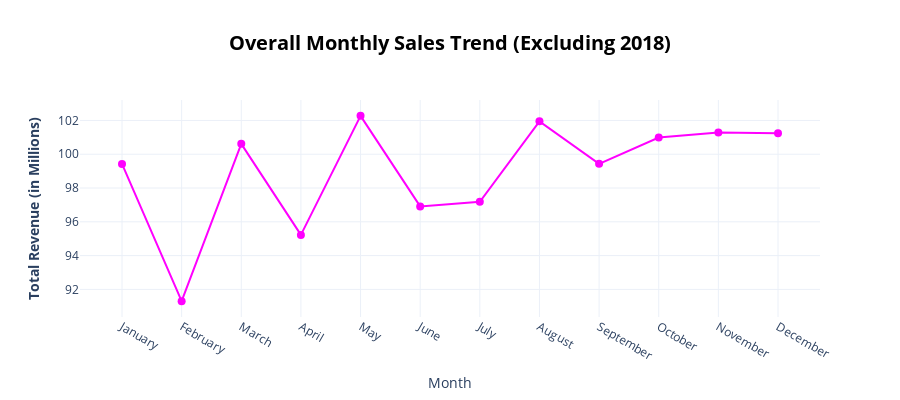

Source (notebook cell):
### Markdown cell above
### **Overall Monthly Sales Trend (Line Plot)**

### Code cell
df_complete_year = df[df['orderdate'].dt.year != 2018]

monthly_sales = (df_complete_year.groupby(['order_month_num', 'order_month_name'])['revenue'].sum().reset_index().sort_values('order_month_num'))

monthly_sales['revenue_m'] = monthly_sales['revenue'] / 1e6

fig = px.line(
    monthly_sales,
    x='order_month_name',
    y='revenue_m',
    markers=True,
    title="<b>Overall Monthly Sales Trend (Excluding 2018)</b>"
)

fig.update_traces(
    line=dict(color='magenta'),
    marker=dict(color='magenta', size=8)
)

fig.update_layout(
    title_x=0.5,  
    title_font=dict(color='black', size=20),
    xaxis_title="Month",
    yaxis_title="<b>Total Revenue (in Millions)</b>", 
    template="plotly_white",
    autosize=True,
    height=400
)

fig.show()

### Figure 1 — Plotly figure (JSON) as saved in the notebook; plotly's stock layout.template omitted (floating-point values rounded to 4 significant figures)
{"data": [{"hovertemplate": "order_month_name=%{x}<br>revenue_m=%{y}<extra></extra>", "legendgroup": "", "line": {"color": "magenta", "dash": "solid"}, "marker": {"color": "magenta", "size": 8, "symbol": "circle"}, "mode": "lines+markers", "name": "", "orientation": "v", "showlegend": false, "type": "scatter", "x": ["January", "February", "March", "April", "May", "June", "July", "August", "September", "October", "November", "December"], "xaxis": "x", "y": [99.43, 91.3, 100.6, 95.22, 102.3, 96.91, 97.19, 101.9, 99.43, 101.0, 101.3, 101.2], "yaxis": "y"}], "layout": {"autosize": true, "height": 400, "legend": {"tracegroupgap": 0}, "title": {"font": {"color": "black", "size": 20}, "text": "<b>Overall Monthly Sales Trend (Excluding 2018)</b>", "x": 0.5}, "xaxis": {"anchor": "y", "domain": [0, 1], "title": {"text": "Month"}}, "yaxis": {"anchor": "x", "domain": [0, 1], "title": {"text": "<b>Total Revenue (in Millions)</b>"}}}}
